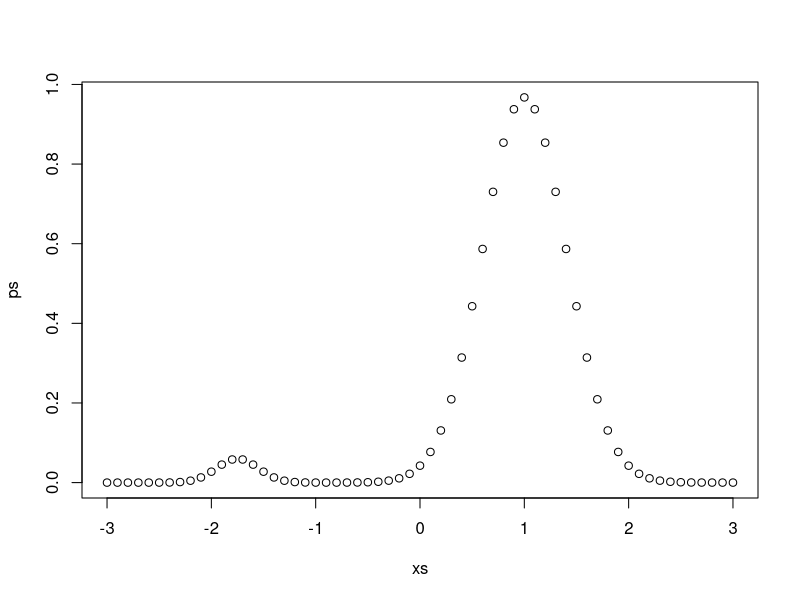

This figure's R source: (Note: this script raises an error after producing the figure.)
lpdf1 <- function(q) {
  mu <- -1.75
  sigma <- 0.2
  lpdf <- -0.5 * ((q - mu) / sigma)**2
  lpdf <- lpdf - 0.5 * log(6.283185307179586) - log(sigma)
  lpdf
}

lpdf2 <- function(q) {
  mu <- 1
  sigma <- 0.4
  lpdf <- -0.5 * ((q - mu) / sigma)**2
  lpdf <- lpdf - 0.5 * log(6.283185307179586) - log(sigma)
  lpdf
}

target_lpdf <- function(x) {
  x1 <- log(0.03) + lpdf1(x)
  x2 <- log(0.97) + lpdf2(x)
  if (x1 > x2) {
    lpdf <- x1 + log(1 + exp(x2 - x1))
  } else {
    lpdf <- x2 + log(1 + exp(x1 - x2))
  }
  (lpdf)
}

xs <- seq(-3, 3, 0.1)
ps <- sapply(xs, function(x) exp(target_lpdf(x)))
plot(xs, ps)

n_transitions <- 300
set.seed(5849586)

sigma <- 0.1

D <- 1
mcmc_samples <- matrix(0, nrow=n_transitions + 1, ncol=3)

# Seed the Markov chain from a diffuse sample
#mcmc_samples[1, 1] <- rnorm(1, 0, 3)
mcmc_samples[1, 1] <- -2
mcmc_samples[1, 2] <- 0
mcmc_samples[1, 3] <- 1.5

for (n in 1:n_transitions) {
  for (c in 1:3) {
    q0 <- mcmc_samples[n, c] # Initial point
    qp <- rnorm(1, q0, sigma)  # Proposal
  
    # Compute acceptance probability
    accept_prob <- min(1, exp(target_lpdf(qp) - target_lpdf(q0)))
    #mcmc_samples[n, D + 1] <- accept_prob
  
    # Apply Metropolis correction
    u = runif(1, 0, 1)
    if (accept_prob > u)
      mcmc_samples[n + 1, c] <- qp
    else
      mcmc_samples[n + 1, c] <- q0
  }
}

plot(0:n_transitions, mcmc_samples[,1], type="l", col=util$c_dark, ylim=c(-3, 3))
lines(0:n_transitions, mcmc_samples[,2], col=util$c_mid)
lines(0:n_transitions, mcmc_samples[,3], col=util$c_light)

cat(sprintf("%.3f,", mcmc_samples[,1]), "\n")

cat(sprintf("%.3f,", mcmc_samples[,2]), "\n")

cat(sprintf("%.3f,", mcmc_samples[,3]), "\n")
